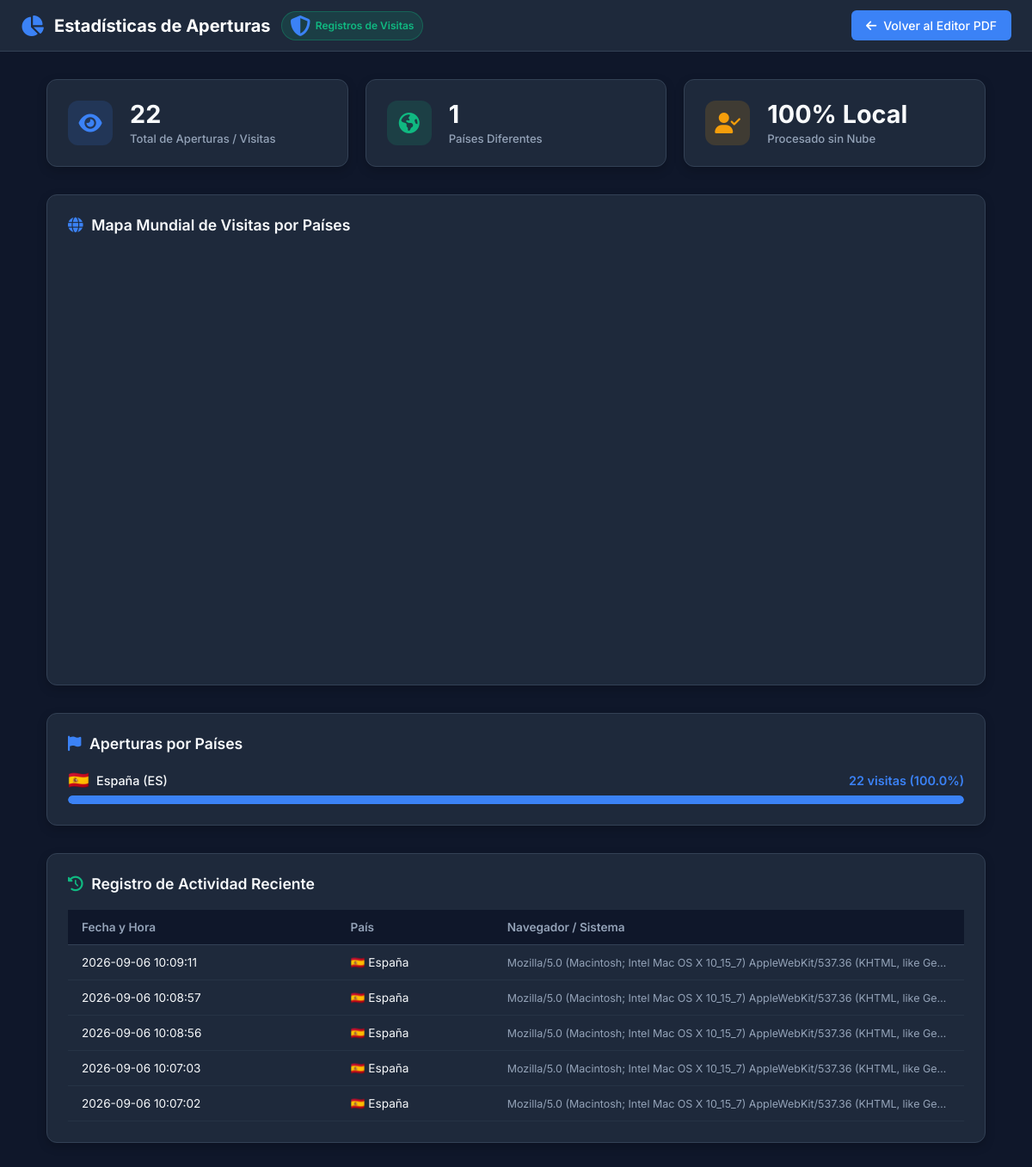
/stats, run on an earlier commit of the app's database.
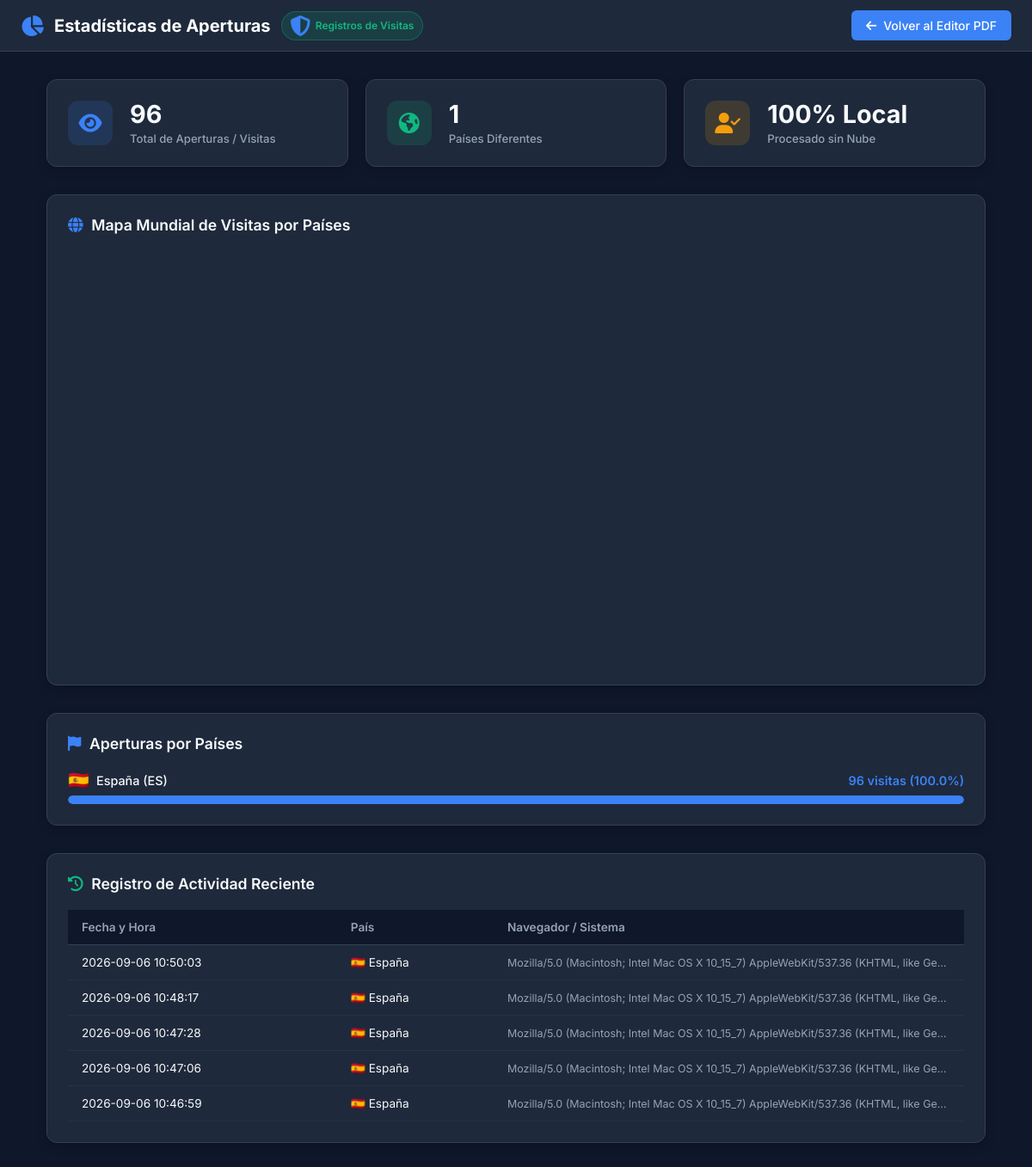
And on a later commit of the database.
### tables this page shows
CREATE TABLE visits (
            id INTEGER PRIMARY KEY AUTOINCREMENT,
            ip_address TEXT,
            country TEXT,
            country_code TEXT,
            user_agent TEXT,
            created_at DATETIME DEFAULT CURRENT_TIMESTAMP
        );

### app.py (the view)
@app.route('/estadisticas')
@app.route('/stats')
def stats():
    stats_data = get_full_stats()
    return render_template('stats.html', stats=stats_data)

### app.py (called while the page is built)
def country_code_to_flag(code):
    if not code or len(code) != 2:
        return '🌐'
    try:
        return chr(ord(code[0].upper()) + 127397) + chr(ord(code[1].upper()) + 127397)
    except Exception:
        return '🌐'

### templates/stats.html (shortened to what this page needs)
<!DOCTYPE html>
<html lang="es">
<head>
    <link rel="stylesheet" href="https://cdnjs.cloudflare.com/ajax/libs/font-awesome/6.5.1/css/all.min.css">
    <link rel="stylesheet" href="{{ url_for('static', filename='css/style.css') }}">
</head>
<body>
    <header class="app-header">
        <div class="logo-container">
            <i class="fas fa-chart-pie"></i>
            <span>Estadísticas de Aperturas</span>
            <span class="badge-local">
                <i class="fas fa-shield-alt"></i> Registros de Visitas
            </span>
        </div>
        <div class="header-actions">
            <a href="/" class="btn btn-primary" style="text-decoration: none;">
                <i class="fas fa-arrow-left"></i> Volver al Editor PDF
            </a>
        </div>
    </header>
    <div class="stats-container">
        <div class="stats-grid-kpi">
            <div class="kpi-card">
                <div class="kpi-icon">
                    <i class="fas fa-eye"></i>
                </div>
                <div>
                    <div class="kpi-value">{{ stats.total_visits }}</div>
                    <div class="kpi-label">Total de Aperturas / Visitas</div>
                </div>
            </div>
            <div class="kpi-card">
                <div class="kpi-icon" style="background-color: rgba(16, 185, 129, 0.15); color: var(--accent-success);">
                    <i class="fas fa-globe-americas"></i>
                </div>
                <div>
                    <div class="kpi-value">{{ stats.total_countries }}</div>
                    <div class="kpi-label">Países Diferentes</div>
                </div>
            </div>
            <div class="kpi-card">
                <div class="kpi-icon" style="background-color: rgba(245, 158, 11, 0.15); color: var(--accent-warning);">
                    <i class="fas fa-user-check"></i>
                </div>
                <div>
                    <div class="kpi-value">100% Local</div>
                    <div class="kpi-label">Procesado sin Nube</div>
                </div>
            </div>
        </div>
        <div class="stats-section">
            <div class="section-title">
                <i class="fas fa-globe" style="color: var(--accent-primary);"></i>
                Mapa Mundial de Visitas por Países
            </div>
            <div id="world-map-container" style="width: 100%; min-height: 480px; border-radius: 8px; overflow: hidden;"></div>
        </div>
        <div class="stats-section">
            <div class="section-title">
                <i class="fas fa-flag" style="color: var(--accent-primary);"></i>
                Aperturas por Países
            </div>
            {% if stats.by_country %}
            <div class="country-list">
                {% for item in stats.by_country %}
                <div class="country-item">
                    <div class="country-info">
                        <span class="country-name">
                            <span class="country-flag">{{ item.flag }}</span>
                            {{ item.country }} ({{ item.country_code }})
                        </span>
                        <span class="country-count">
                            {{ item.count }} visitas ({{ item.percentage }}%)
                        </span>
                    </div>
                    <div class="progress-bar-bg">
                        <div class="progress-bar-fill" style="width: {{ item.percentage }}%;"></div>
                    </div>
                </div>
                {% endfor %}
            </div>
            {% else %}
            <p style="color: var(--text-muted); font-size: 0.9rem;">No hay registros de países aún.</p>
            {% endif %}
        </div>
        <div class="stats-section">
            <div class="section-title">
                <i class="fas fa-history" style="color: var(--accent-success);"></i>
                Registro de Actividad Reciente
            </div>
            <div class="table-responsive">
                <table class="recent-table">
                    <thead>
                        <tr>
                            <th>Fecha y Hora</th>
                            <th>País</th>
                            <th>Navegador / Sistema</th>
                        </tr>
                    </thead>
                    <tbody>
                        {% if stats.recent_visits %}
                        {% for visit in stats.recent_visits %}
                        <tr>
                            <td>{{ visit.created_at }}</td>
                            <td>{{ visit.flag }} {{ visit.country }}</td>
                            <td style="color: var(--text-muted); font-size: 0.78rem; max-width: 300px; text-overflow: ellipsis; overflow: hidden; white-space: nowrap;">
                                {{ visit.user_agent }}
                            </td>
                        </tr>
                        {% endfor %}
                        {% else %}
                        <tr>
                            <td colspan="3" style="text-align: center; color: var(--text-muted);">No hay registros recientes.</td>
                        </tr>
                        {% endif %}
                    </tbody>
                </table>
            </div>
        </div>
    </div>
</body>
</html>

### static/css/style.css (style rules this page uses)
:root { --bg-main: #0f172a; --bg-card: #1e293b; --bg-sidebar: #1e293b; --border-color: #334155; --accent-primary: #3b82f6; --accent-primary-hover: #2563eb; --accent-success: #10b981; --accent-danger: #ef4444; --accent-warning: #f59e0b; --text-main: #f8fafc; --text-muted: #94a3b8; --canvas-shadow: 0 10px 25px -5px rgba(0, 0, 0, 0.5); }
* { box-sizing: border-box; margin: 0; padding: 0; }
body { font-family: 'Inter', system-ui, -apple-system, BlinkMacSystemFont, "Segoe UI", Roboto, sans-serif; background-color: var(--bg-main); color: var(--text-main); min-height: 100vh; display: flex; flex-direction: column; overflow-x: hidden; }
.app-header { position: sticky; top: 0; background-color: var(--bg-card); border-bottom: 1px solid var(--border-color); padding: 0.75rem 1.5rem; display: flex; justify-content: space-between; align-items: center; z-index: 100; width: 100%; }
.logo-container { display: flex; align-items: center; gap: 0.75rem; font-weight: 700; font-size: 1.25rem; color: #ffffff; }
.logo-container i { color: var(--accent-primary); font-size: 1.5rem; }
.badge-local { background-color: rgba(16, 185, 129, 0.15); color: var(--accent-success); border: 1px solid rgba(16, 185, 129, 0.3); padding: 0.25rem 0.6rem; border-radius: 20px; font-size: 0.75rem; font-weight: 600; display: flex; align-items: center; gap: 0.35rem; }
.header-actions { display: flex; align-items: center; gap: 0.75rem; }
.btn { display: inline-flex; align-items: center; justify-content: center; gap: 0.5rem; padding: 0.5rem 1rem; font-size: 0.875rem; font-weight: 500; border-radius: 6px; border: 1px solid transparent; cursor: pointer; transition: all 0.2s ease; color: var(--text-main); background-color: var(--bg-card); }
.btn-primary { background-color: var(--accent-primary); color: #ffffff; }

### templates/stats.html (style rules this page uses)
body { overflow-y: auto !important; }
.stats-container { max-width: 1500px; width: 95%; margin: 0 auto; padding: 2rem 1.5rem; display: flex; flex-direction: column; gap: 2rem; }
.stats-grid-kpi { display: grid; grid-template-columns: repeat(auto-fit, minmax(220px, 1fr)); gap: 1.25rem; }
.kpi-card { background-color: var(--bg-card); border: 1px solid var(--border-color); border-radius: 12px; padding: 1.5rem; display: flex; align-items: center; gap: 1.25rem; box-shadow: 0 4px 12px rgba(0, 0, 0, 0.2); }
.kpi-icon { width: 52px; height: 52px; border-radius: 12px; background-color: rgba(59, 130, 246, 0.15); color: var(--accent-primary); display: flex; align-items: center; justify-content: center; font-size: 1.5rem; }
.kpi-value { font-size: 1.8rem; font-weight: 700; color: var(--text-main); line-height: 1.1; }
.kpi-label { font-size: 0.82rem; color: var(--text-muted); margin-top: 0.25rem; font-weight: 500; }
.stats-section { background-color: var(--bg-card); border: 1px solid var(--border-color); border-radius: 12px; padding: 1.5rem; box-shadow: 0 4px 12px rgba(0, 0, 0, 0.2); }
.section-title { font-size: 1.1rem; font-weight: 600; margin-bottom: 1.25rem; display: flex; align-items: center; gap: 0.6rem; color: var(--text-main); }
.country-list { display: flex; flex-direction: column; gap: 1rem; }
.country-item { display: flex; flex-direction: column; gap: 0.4rem; }
.country-info { display: flex; justify-content: space-between; align-items: center; font-size: 0.9rem; }
.country-name { display: flex; align-items: center; gap: 0.5rem; font-weight: 500; }
.country-flag { font-size: 1.25rem; }
.country-count { font-weight: 600; color: var(--accent-primary); }
.progress-bar-bg { height: 10px; background-color: #0f172a; border-radius: 5px; overflow: hidden; }
.progress-bar-fill { height: 100%; background-color: var(--accent-primary); border-radius: 5px; transition: width 0.5s ease; }
.recent-table { width: 100%; border-collapse: collapse; font-size: 0.85rem; text-align: left; }
.recent-table th { padding: 0.75rem 1rem; border-bottom: 1px solid var(--border-color); color: var(--text-muted); font-weight: 600; background-color: #0f172a; }
.recent-table td { padding: 0.75rem 1rem; border-bottom: 1px solid rgba(51, 65, 85, 0.4); color: var(--text-main); }
.table-responsive { overflow-x: auto; }

What changed in the data, as far as the page shows it:
no longer on this page (row unchanged): visits: created_at "2026-09-06 10:09:11", flag "🇪🇸", country "España", user_agent "Mozilla/5.0 (Macintosh; Intel Mac OS X 10_15_7) AppleWebKit/537.36 (KHTML, like Ge…"
no longer on this page (row unchanged): visits: created_at "2026-09-06 10:08:57", flag "🇪🇸", country "España", user_agent "Mozilla/5.0 (Macintosh; Intel Mac OS X 10_15_7) AppleWebKit/537.36 (KHTML, like Ge…"
no longer on this page (row unchanged): visits: created_at "2026-09-06 10:08:56", flag "🇪🇸", country "España", user_agent "Mozilla/5.0 (Macintosh; Intel Mac OS X 10_15_7) AppleWebKit/537.36 (KHTML, like Ge…"
no longer on this page (row unchanged): visits: created_at "2026-09-06 10:07:03", flag "🇪🇸", country "España", user_agent "Mozilla/5.0 (Macintosh; Intel Mac OS X 10_15_7) AppleWebKit/537.36 (KHTML, like Ge…"
no longer on this page (row unchanged): visits: created_at "2026-09-06 10:07:02", flag "🇪🇸", country "España", user_agent "Mozilla/5.0 (Macintosh; Intel Mac OS X 10_15_7) AppleWebKit/537.36 (KHTML, like Ge…"
added visits: created_at "2026-09-06 10:50:03", flag "🇪🇸", country "España", user_agent "Mozilla/5.0 (Macintosh; Intel Mac OS X 10_15_7) AppleWebKit/537.36 (KHTML, like Ge…"
added visits: created_at "2026-09-06 10:48:17", flag "🇪🇸", country "España", user_agent "Mozilla/5.0 (Macintosh; Intel Mac OS X 10_15_7) AppleWebKit/537.36 (KHTML, like Ge…"
added visits: created_at "2026-09-06 10:47:28", flag "🇪🇸", country "España", user_agent "Mozilla/5.0 (Macintosh; Intel Mac OS X 10_15_7) AppleWebKit/537.36 (KHTML, like Ge…"
added visits: created_at "2026-09-06 10:47:06", flag "🇪🇸", country "España", user_agent "Mozilla/5.0 (Macintosh; Intel Mac OS X 10_15_7) AppleWebKit/537.36 (KHTML, like Ge…"
added visits: created_at "2026-09-06 10:46:59", flag "🇪🇸", country "España", user_agent "Mozilla/5.0 (Macintosh; Intel Mac OS X 10_15_7) AppleWebKit/537.36 (KHTML, like Ge…"
Also different on the page:
{{ stats.total_visits }}: "22" → "96"
new list line: "🇪🇸 España ( ES ) 96 visitas ( 100.0 %)"
list line gone: "🇪🇸 España ( ES ) 22 visitas ( 100.0 %)"
